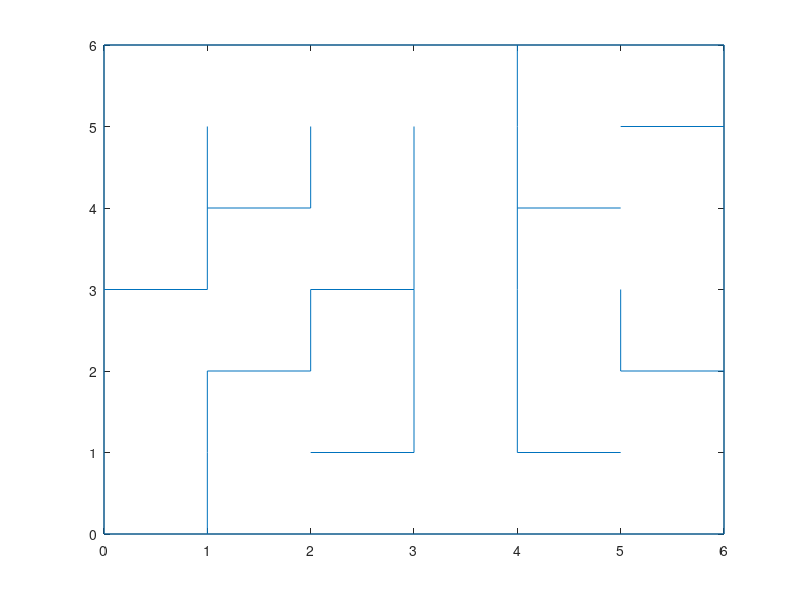

This chart was generated by the following MATLAB code:

function [lines,board,hist,result] = maze(rowDim,colDim,start,stop,doPlot,printResult)
% MAZE  generates a random maze
% input:
%   optional:
%         rowDim: default: 14 
%         colDim: default: 14
%         start:  startfield of the resultpath;  default: [1,1]
%         stop:   targetfield of the resultpath; default: [rowDim,colDim]
%         doPlot: plot to new figure; default: true
%         printResult: plot the result-path; default: true
% output: lines:  nx2 array, containing all lines of the maze, where a line segment (for example [0,0;1,0])
%                 is separated by a NaN-entry. This allows to plot the whole maze directly with
%                 plot(lines(:,1),lines(:,2))
%         board:  (2*rowDim) by 2*colDim boolean-array, where walls have a truth-value 1, free space 0
%                 can be inspected easyli with spy(board)
%         hist:   the path of the maze-generation. Whenever e backtrack was performed, a NaN-value was insearted.
%         result: the most direct path from the startpoint to the endpoint
% written by Balthasar Hofer
% lebalz@outlook.com
% 01/03/2017
  
  % standard values
  if nargin<2
    rowDim = 6;
    colDim = 6;
  end
  if nargin < 4
    start = [1,1];
    stop = [rowDim,colDim];
  end
  if nargin<5
    doPlot = true;
  end
  if nargin<6
    printResult = false;
  end

  isUsed = false(rowDim,colDim);        %is field already visited/used?
  board = true(2*rowDim+1,2*colDim+1);  %
  pos = [1,1];                    %current lookup pos
  isUsed(pos(1),pos(2))=true;    
  hist = zeros(0,2);              %visit-history
  histPos = 0;                    %backtrack position
  stackCntr = 0;                  %matlab restricts the number of recursive
                                  %calls to a platform-dependent size. To
                                  %prevent from overflows, keep track of
                                  %stack-deepness

  NEIGHBOURS = [...               %relative indexes for neighbour lookup
    0 , 1;...
    1 , 0;...
    0 ,-1;...
    -1, 0];
  % create random maze
  finished = next_iteration();
  while ~finished
    stackCntr = 0;
    finished=next_iteration();
  end
  
  % traverse history and set neighbour-fields
  h = hist;
  indx = 1:size(hist,1);
  
  %replace nan with current field --> no connected fields here
  h(indx(isnan(h(:,1))),:) = h(indx(isnan(h(:,1)))-1,:);

  %connected fields relative to curr pos
  conFieldInd = diff([h(:,1),h(:,2)]);
  conFieldInd = [conFieldInd;0,0];
  c = 1;
  
  % set walls on board
  for p = hist'
    if ~isnan(p(1))
      board(2*p(1),2*p(2)) = false;
      board(2*p(1)+conFieldInd(c,1),2*p(2)+conFieldInd(c,2)) = false;
    end
    c = c + 1;
  end

  % drawing lines
  lines = [];
  for j = 1:2:2*rowDim
    for k = 1:2:2*colDim
      if board(j,k)
        if sum(board(j,k:k+2))==3
          lines = [lines;j/2,k/2; j/2,k/2+1;NaN(1,2)];
        end
        if sum(board(j:j+2,k))==3
          lines = [lines;j/2,k/2; j/2+1,k/2;NaN(1,2)];
        end
      end
    end
  end
  
  % add boarder
  lines = [lines;...
    rowDim+0.5,0.5;...
    rowDim+0.5,colDim+0.5;...
    NaN,NaN;...
    rowDim+0.5,colDim+0.5;...
    0.5,colDim+0.5;...
    NaN,NaN;];
  lines = lines - 0.5;
  hist = hist - 0.5;
  
  % scale to 1
  lines = [lines(:,1)./rowDim,lines(:,2)./colDim];
  hist = [hist(:,1)./rowDim,hist(:,2)./colDim];
  result = get_result_path(start,stop);
  
  if doPlot
    fh = figure('Name',sprintf('Random Maze %d by %d', rowDim,colDim),'Toolbar','none','Menubar','none');
    pos = get(fh,'Position');
    xscale = rowDim/colDim;
    set(fh,'Position',[pos(1),pos(2)-pos(3)+pos(4),xscale*pos(3),pos(3)]),
    plot(rowDim*lines(:,1),colDim*lines(:,2));    
    if printResult
      hold on
      set(gca,'XTick',[],'YTick',[],'Position',[0.015,0.015,0.97,0.97],'YLim',[0,colDim],'XLim',[0,rowDim]);
      plot(rowDim*result(:,1),colDim*result(:,2),'r');
%       plot(rowDim*result(end,1),colDim*result(end,2),'og','MarkerFaceColor','g');
%       plot(rowDim*result(1,1),colDim*result(1,2),'or','MarkerFaceColor','r');
      hold off
    end
  end
  
  function finished = next_iteration()
    stackCntr = stackCntr + 1;
    if stackCntr == 200
      finished = false;
      return;
    end
    ind = 1:4;
    poss = NEIGHBOURS + repmat(pos,4,1);
    poss(ind(poss(:,1)<1|poss(:,1)>rowDim),:)=NaN;
    poss(ind(poss(:,2)<1|poss(:,2)>colDim),:)=NaN;
    isfree = false(1,4);
    for i = 1:4
      if ~isnan(poss(i,1))
        isfree(i) = ~isUsed(poss(i,1),poss(i,2));
      end
    end
    if sum(isfree)==0
      if histPos > 1
        if histPos == size(hist,1)
          hist = [hist;pos];
          hist = [hist;NaN(1,2)];
        end
        histPos = histPos - 1;
        pos = hist(histPos,:);
      else
        finished = true;
        return;
      end
    else
      hist = [hist;pos];
      histPos = size(hist,1);
      next = randi([1,4]);
      while ~isfree(next)
        next = randi([1,4]);
      end
      pos = poss(next,:);
      isUsed(pos(1),pos(2))=true;
    end
    finished = next_iteration();
  end

  function resPath = get_result_path(startPoint,endPoint)
    if nargin < 2
      startPoint = [1,1];
      endPoint = [rowDim,colDim];
    end
    startPoint = startPoint - [0.5,0.5];
    endPoint = endPoint - [0.5,0.5];
    startPoint = startPoint./[rowDim,colDim];
    endPoint = endPoint./[rowDim,colDim];
    hist_p = get_flattend_path(hist);
    startInd = find((startPoint(1,1)==hist_p(:,1)) & (startPoint(1,2)==hist_p(:,2)),1,'last');
    endInd = find((endPoint(1,1)==hist_p(:,1)) & (endPoint(1,2)==hist_p(:,2)),1,'first');
    
    flag = startInd > endInd;
    if flag
      t = startInd;
      startInd = endInd;
      endInd = t;
    end
    resPath = hist_p(startInd:endInd,:);
    if flag
      resPath=flipud(resPath);
    end
    i = 1;
    toDelInds = false(size(resPath,1),1);
    while i <= size(resPath,1)
      idPoints = (resPath(i,1)==resPath(1:i,1)) & (resPath(i,2)==resPath(1:i,2));
      if sum(idPoints)>1
        toDel = find(idPoints);
        toDelInds(toDel(end-1)+1:toDel(end)) = true;
        i = toDel(end);
      end
      i = i + 1;
    end
    resPath(toDelInds,:) = [];
  end

  function flatPath = get_flattend_path(path)
    ind = 1:size(path,1);
    nan_ind = ind(isnan(path(:,1)));
    flatPath = path(1:nan_ind(1)-1,:);
    for i = 1:size(nan_ind,2)-1
      next_val = path(nan_ind(i)+1,:);
      if ~isnan(next_val(1))
        id_p = (next_val(1)==flatPath(:,1)) & (next_val(2)==flatPath(:,2));
        ip = find(id_p);
        flatPath = [flatPath(1:ip-1,:);...
          path(nan_ind(i)+1:nan_ind(i+1)-1,:);...
          flipud(path(nan_ind(i)+1:nan_ind(i+1)-1,:));...
          flatPath(ip:end,:)];
      end
    end
  end
end